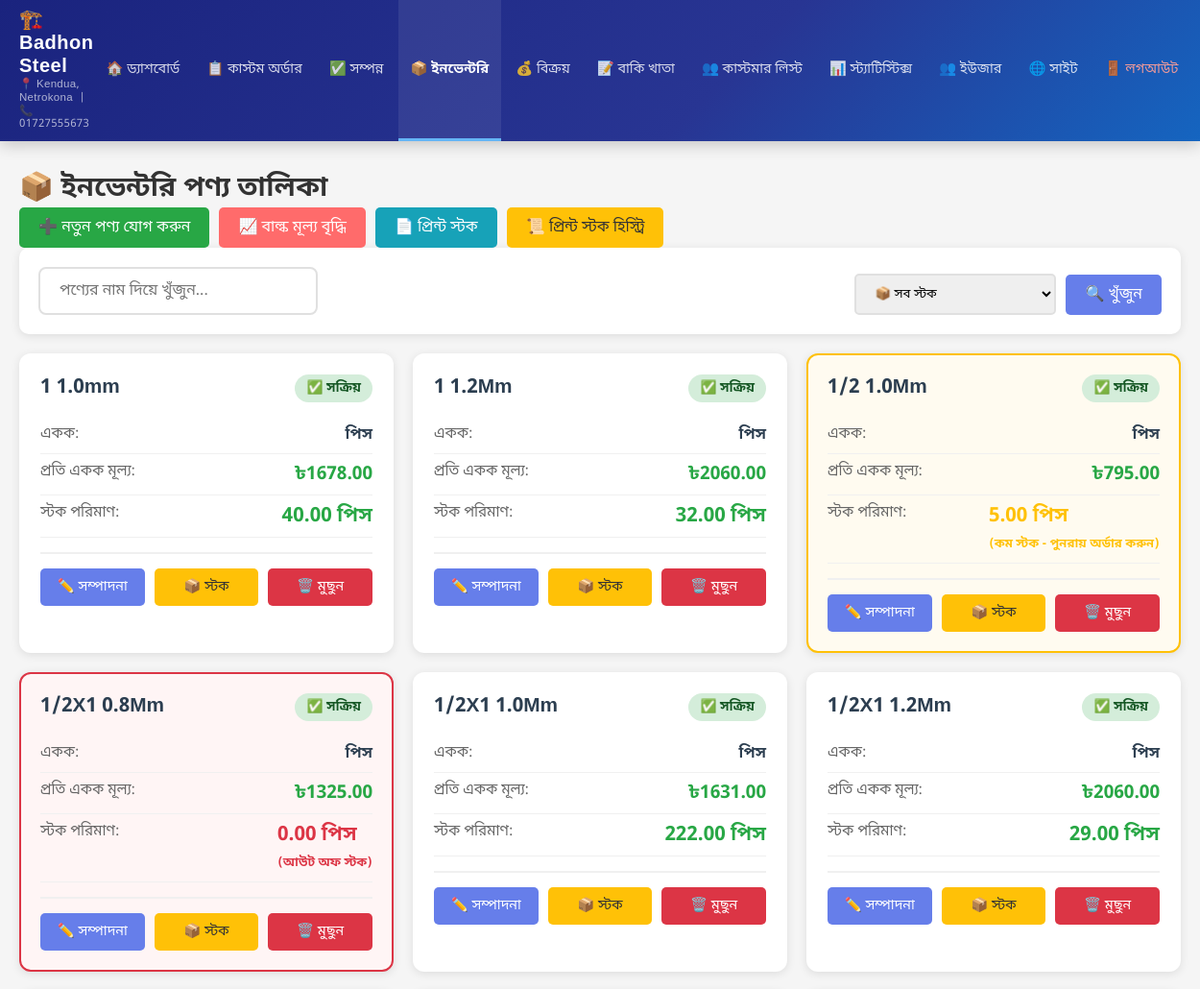
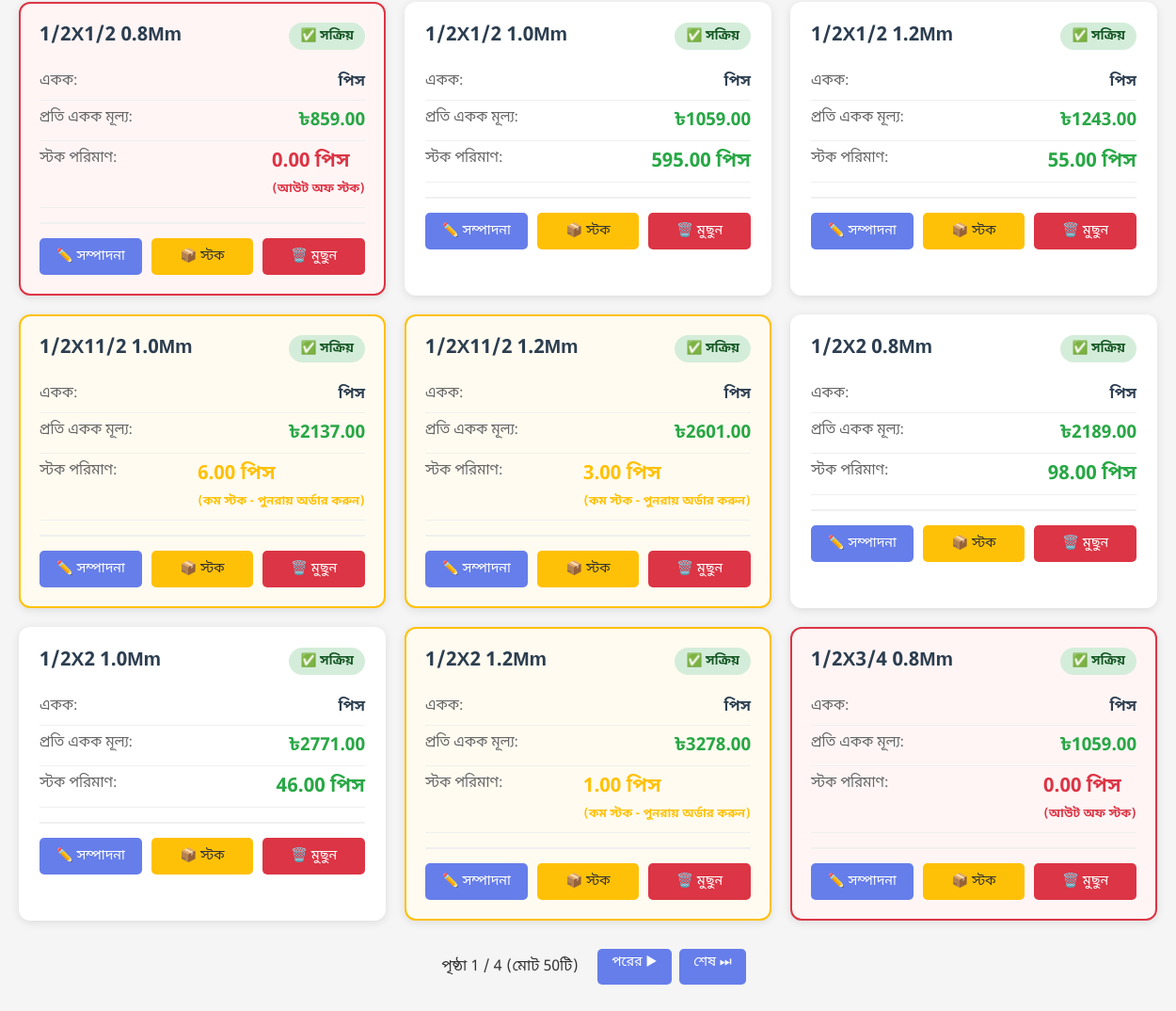
Page /admin-panel/inventory/ (signed in) on the earlier database version (2 pictures, top to bottom).
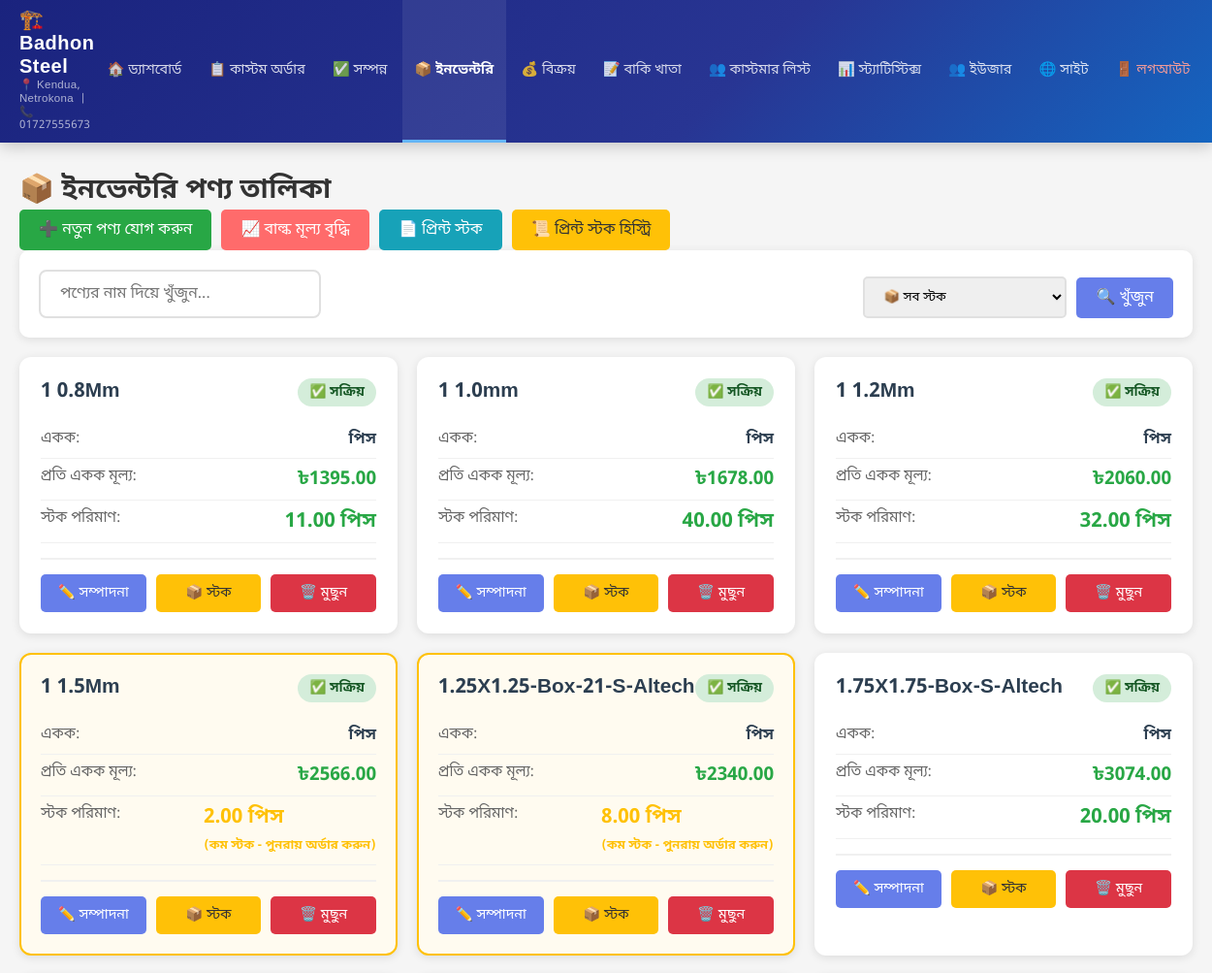
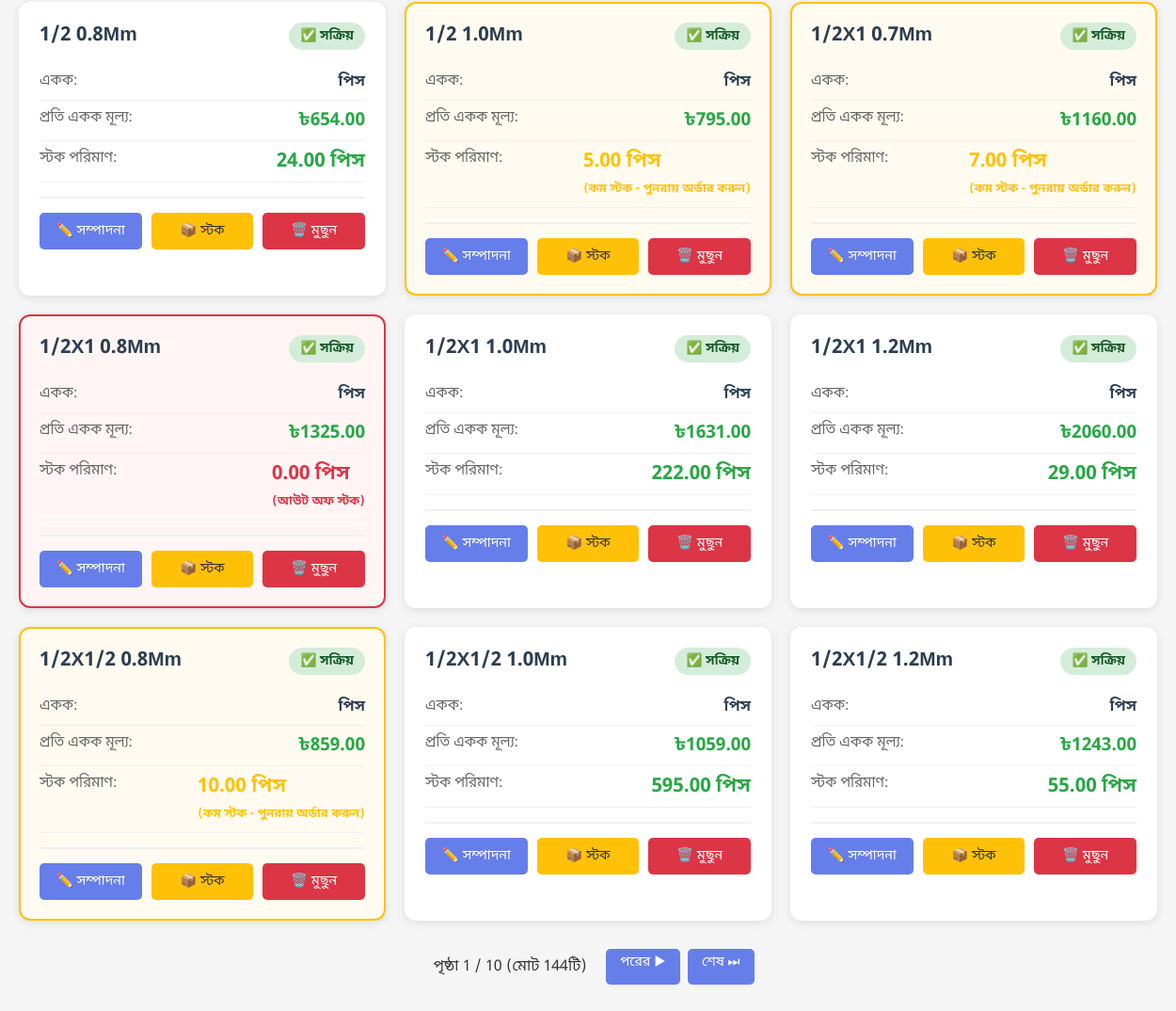
Same page on the later database version (2 pictures, top to bottom).
### shop/models.py (models this page shows, shortened)
class InventoryProduct(models.Model):
    UNIT_CHOICES = [
        ('piece', 'পিস'),
        ('feet', 'ফুট'),
        ('meter', 'মিটার'),
        ('ton', 'টন'),
        ('kg', 'কেজি'),
    ]
    name = models.CharField(max_length=200, verbose_name='পণ্যের নাম')
    description = models.TextField(verbose_name='বিবরণ', blank=True)
    unit = models.CharField(max_length=20, choices=UNIT_CHOICES, verbose_name='একক')
    price_per_unit = models.DecimalField(max_digits=10, decimal_places=2, verbose_name='প্রতি একক মূল্য')
    stock_quantity = models.DecimalField(max_digits=10, decimal_places=2, verbose_name='স্টক পরিমাণ', default=0)
    is_active = models.BooleanField(default=True, verbose_name='সক্রিয়')
    created_at = models.DateTimeField(auto_now_add=True, verbose_name='তৈরির তারিখ')
    updated_at = models.DateTimeField(auto_now=True, verbose_name='আপডেটের তারিখ')
    image = models.ImageField(upload_to='inventory/', blank=True, null=True, verbose_name='ছবি')
    class Meta:
        verbose_name = 'ইনভেন্টরি পণ্য'
        verbose_name_plural = 'ইনভেন্টরি পণ্যসমূহ'
        ordering = ['name']
        unique_together = [['name', 'unit']]

### shop/views.py (the view)
# urls.py: path('admin-panel/inventory/', views.inventory_product_list, name='inventory_product_list'),
@login_required
def inventory_product_list(request):
    search_query = request.GET.get('search', '')
    stock_filter = request.GET.get('stock_filter', '')
    page_number = request.GET.get('page', 1)
    products = InventoryProduct.objects.all()
    if search_query:
        products = products.filter(
            Q(name__icontains=search_query) |
            Q(description__icontains=search_query)
        )
    if stock_filter == 'zero':
        products = products.filter(stock_quantity=0)
    elif stock_filter == 'low':
        products = products.filter(stock_quantity__gt=0, stock_quantity__lte=10)
    elif stock_filter == 'in_stock':
        products = products.filter(stock_quantity__gt=0)
    elif stock_filter == 'high':
        products = products.filter(stock_quantity__gt=10)
    paginator = Paginator(products, 15)
    page_obj = paginator.get_page(page_number)
    context = {
        'products': page_obj,
        'page_obj': page_obj,
        'search_query': search_query,
        'stock_filter': stock_filter,
    }
    return render(request, 'admin_panel/inventory_product_list.html', context)

### shop/templates/admin_panel/inventory_product_list.html (shortened to what the changed rows need)
{% extends 'admin_panel/base.html' %}
{% block content %}
<div class="inventory-header">
    <h2>📦 ইনভেন্টরি পণ্য তালিকা</h2>
</div>
{% if products %}
<div class="inventory-grid">
    {% for product in products %}
    <div class="product-card {% if product.stock_quantity <= 0 %}out-of-stock{% elif product.stock_quantity <= 10 %}low-stock{% endif %}">
        <div class="product-header">
            <h3 class="product-name">{{ product.name }}</h3>
            <span class="product-status {% if product.is_active %}status-active{% else %}status-inactive{% endif %}">
                {% if product.is_active %}✅ সক্রিয়{% else %}⏸️ নিষ্ক্রিয়{% endif %}
            </span>
        </div>
        <div class="product-info">
            <div class="info-row">
                <span class="info-label">একক:</span>
                <span class="info-value">{{ product.get_unit_display }}</span>
            </div>
            <div class="info-row">
                <span class="info-label">প্রতি একক মূল্য:</span>
                <span class="info-value price-value">৳{{ product.price_per_unit }}</span>
            </div>
            <div class="info-row">
                <span class="info-label">স্টক পরিমাণ:</span>
                <span class="info-value stock-value {% if product.stock_quantity <= 0 %}stock-out{% elif product.stock_quantity <= 10 %}stock-low{% else %}stock-ok{% endif %}">
                    {{ product.stock_quantity }} {{ product.get_unit_display }}
                    {% if product.stock_quantity <= 0 %}
                    <br><small style="font-size: 0.8rem;">(আউট অফ স্টক)</small>
                    {% elif product.stock_quantity <= 10 %}
                    <br><small style="font-size: 0.8rem;">(কম স্টক - পুনরায় অর্ডার করুন)</small>
                    {% endif %}
                </span>
            </div>
        </div>
        <div class="product-actions">
            <a href="{% url 'inventory_product_edit' product.pk %}" class="btn btn-primary">✏️ সম্পাদনা</a>
            <a href="{% url 'stock_management' product.pk %}" class="btn btn-warning">📦 স্টক</a>
            <a href="{% url 'inventory_product_delete' product.pk %}" class="btn btn-danger" onclick="return confirm('আপনি কি নিশ্চিত যে এই পণ্যটি মুছে ফেলতে চান?')">🗑️ মুছুন</a>
        </div>
    </div>
    {% endfor %}
</div>
{% else %}
<div class="empty-state">
    <h3>📦 কোনো পণ্য পাওয়া যায়নি</h3>
    <p style="color: #666; margin-bottom: 20px;">আপনার ইনভেন্টরিতে এখনো কোনো পণ্য নেই।</p>
    <a href="{% url 'inventory_product_create' %}" class="btn btn-success">➕ প্রথম পণ্য যোগ করুন</a>
</div>
{% endif %}
{% if page_obj.has_other_pages %}
<nav class="pagination-nav" style="margin-top: 24px; display: flex; justify-content: center; gap: 8px; flex-wrap: wrap;">
    <span class="pagination-info" style="align-self: center; padding: 8px 12px;">
        পৃষ্ঠা {{ page_obj.number }} / {{ page_obj.paginator.num_pages }} (মোট {{ page_obj.paginator.count }}টি)
    </span>
    {% if page_obj.has_next %}
    <a href="?page={{ page_obj.next_page_number }}{% if search_query %}&search={{ search_query }}{% endif %}" class="btn btn-sm">পরের ▶</a>
    <a href="?page={{ page_obj.paginator.num_pages }}{% if search_query %}&search={{ search_query }}{% endif %}" class="btn btn-sm">শেষ ⏭</a>
    {% endif %}
</nav>
{% endif %}
{% endblock %}

Differences in the rows shown:
no longer on this page (row unchanged): InventoryProduct: name "1/2X11/2 1.0Mm", is_active "✅ সক্রিয়", unit "পিস", price_per_unit "2137.00", stock_quantity "6.00", shows "(কম স্টক - পুনরায় অর্ডার করুন)"
no longer on this page (row unchanged): InventoryProduct: name "1/2X11/2 1.2Mm", is_active "✅ সক্রিয়", unit "পিস", price_per_unit "2601.00", stock_quantity "3.00", shows "(কম স্টক - পুনরায় অর্ডার করুন)"
no longer on this page (row edited): InventoryProduct: name "1/2X2 0.8Mm", is_active "✅ সক্রিয়", unit "পিস", price_per_unit "2189.00", stock_quantity "98.00"
no longer on this page (row unchanged): InventoryProduct: name "1/2X2 1.0Mm", is_active "✅ সক্রিয়", unit "পিস", price_per_unit "2771.00", stock_quantity "46.00"
no longer on this page (row unchanged): InventoryProduct: name "1/2X2 1.2Mm", is_active "✅ সক্রিয়", unit "পিস", price_per_unit "3278.00", stock_quantity "1.00", shows "(কম স্টক - পুনরায় অর্ডার করুন)"
no longer on this page (row edited): InventoryProduct: name "1/2X3/4 0.8Mm", is_active "✅ সক্রিয়", unit "পিস", price_per_unit "1059.00", stock_quantity "0.00", shows "(আউট অফ স্টক)"
added InventoryProduct: name "1 0.8Mm", is_active "✅ সক্রিয়", unit "পিস", price_per_unit "1395.00", stock_quantity "11.00"
added InventoryProduct: name "1 1.5Mm", is_active "✅ সক্রিয়", unit "পিস", price_per_unit "2566.00", stock_quantity "2.00", shows "(কম স্টক - পুনরায় অর্ডার করুন)"
added InventoryProduct: name "1.25X1.25-Box-21-S-Altech", is_active "✅ সক্রিয়", unit "পিস", price_per_unit "2340.00", stock_quantity "8.00", shows "(কম স্টক - পুনরায় অর্ডার করুন)"
added InventoryProduct: name "1.75X1.75-Box-S-Altech", is_active "✅ সক্রিয়", unit "পিস", price_per_unit "3074.00", stock_quantity "20.00"
added InventoryProduct: name "1/2 0.8Mm", is_active "✅ সক্রিয়", unit "পিস", price_per_unit "654.00", stock_quantity "24.00"
added InventoryProduct: name "1/2X1 0.7Mm", is_active "✅ সক্রিয়", unit "পিস", price_per_unit "1160.00", stock_quantity "7.00", shows "(কম স্টক - পুনরায় অর্ডার করুন)"
changed InventoryProduct "1/2X1/2 0.8Mm": stock_quantity "0.00" → "10.00"; stock_quantity "(আউট অফ স্টক)" → "(কম স্টক - পুনরায় অর্ডার করুন)"
Other differences:
{{ page_obj.paginator.num_pages }}: "4" → "10"
{{ page_obj.paginator.count }}: "50" → "144"
